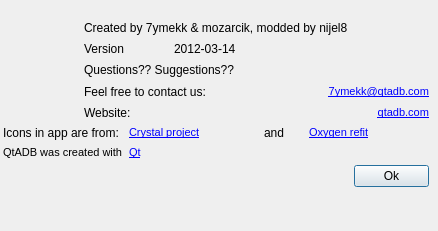
<?xml version="1.0" encoding="UTF-8"?>
<ui version="4.0">
 <class>AboutDialog</class>
 <widget class="QDialog" name="AboutDialog">
  <property name="windowModality">
   <enum>Qt::ApplicationModal</enum>
  </property>
  <property name="geometry">
   <rect>
    <x>0</x>
    <y>0</y>
    <width>438</width>
    <height>231</height>
   </rect>
  </property>
  <property name="sizePolicy">
   <sizepolicy hsizetype="Preferred" vsizetype="Preferred">
    <horstretch>0</horstretch>
    <verstretch>0</verstretch>
   </sizepolicy>
  </property>
  <property name="windowTitle">
   <string extracomment="About dialog title">QtADB - Your android manager</string>
  </property>
  <property name="windowOpacity">
   <double>1.000000000000000</double>
  </property>
  <property name="layoutDirection">
   <enum>Qt::LeftToRight</enum>
  </property>
  <property name="modal">
   <bool>true</bool>
  </property>
  <widget class="QWidget" name="layoutWidget">
   <property name="geometry">
    <rect>
     <x>-10</x>
     <y>0</y>
     <width>452</width>
     <height>208</height>
    </rect>
   </property>
   <layout class="QGridLayout" name="gridLayout">
    <item row="0" column="0" rowspan="10">
     <spacer name="horizontalSpacer_2">
      <property name="orientation">
       <enum>Qt::Horizontal</enum>
      </property>
      <property name="sizeType">
       <enum>QSizePolicy::Fixed</enum>
      </property>
      <property name="sizeHint" stdset="0">
       <size>
        <width>13</width>
        <height>198</height>
       </size>
      </property>
     </spacer>
    </item>
    <item row="0" column="1" colspan="8">
     <spacer name="verticalSpacer_3">
      <property name="orientation">
       <enum>Qt::Vertical</enum>
      </property>
      <property name="sizeType">
       <enum>QSizePolicy::Fixed</enum>
      </property>
      <property name="sizeHint" stdset="0">
       <size>
        <width>338</width>
        <height>13</height>
       </size>
      </property>
     </spacer>
    </item>
    <item row="0" column="9" rowspan="9">
     <spacer name="horizontalSpacer_3">
      <property name="orientation">
       <enum>Qt::Horizontal</enum>
      </property>
      <property name="sizeType">
       <enum>QSizePolicy::Fixed</enum>
      </property>
      <property name="sizeHint" stdset="0">
       <size>
        <width>13</width>
        <height>178</height>
       </size>
      </property>
     </spacer>
    </item>
    <item row="1" column="1" rowspan="5">
     <widget class="QLabel" name="label_2">
      <property name="minimumSize">
       <size>
        <width>90</width>
        <height>100</height>
       </size>
      </property>
      <property name="maximumSize">
       <size>
        <width>90</width>
        <height>100</height>
       </size>
      </property>
      <property name="text">
       <string/>
      </property>
      <property name="pixmap">
       <pixmap resource="../zasoby.qrc">:/icons/android.png</pixmap>
      </property>
      <property name="scaledContents">
       <bool>true</bool>
      </property>
     </widget>
    </item>
    <item row="1" column="2" colspan="6">
     <widget class="QLabel" name="label_4">
      <property name="text">
       <string>Created by 7ymekk &amp; mozarcik, modded by nijel8</string>
      </property>
     </widget>
    </item>
    <item row="2" column="2" colspan="2">
     <widget class="QLabel" name="label_5">
      <property name="text">
       <string>Version</string>
      </property>
     </widget>
    </item>
    <item row="2" column="4" colspan="3">
     <widget class="QLabel" name="versionLabel">
      <property name="layoutDirection">
       <enum>Qt::LeftToRight</enum>
      </property>
      <property name="text">
       <string notr="true">2012-03-14</string>
      </property>
     </widget>
    </item>
    <item row="3" column="2" colspan="6">
     <widget class="QLabel" name="label_6">
      <property name="text">
       <string>Questions?? Suggestions??</string>
      </property>
     </widget>
    </item>
    <item row="4" column="2" colspan="5">
     <widget class="QLabel" name="label_8">
      <property name="text">
       <string>Feel free to contact us:</string>
      </property>
     </widget>
    </item>
    <item row="4" column="7" colspan="2">
     <widget class="QLabel" name="label_7">
      <property name="layoutDirection">
       <enum>Qt::RightToLeft</enum>
      </property>
      <property name="text">
       <string notr="true">&lt;!DOCTYPE HTML PUBLIC &quot;-//W3C//DTD HTML 4.0//EN&quot; &quot;http://www.w3.org/TR/REC-html40/strict.dtd&quot;&gt;
&lt;html&gt;&lt;head&gt;&lt;meta name=&quot;qrichtext&quot; content=&quot;1&quot; /&gt;&lt;style type=&quot;text/css&quot;&gt;
p, li { white-space: pre-wrap; }
&lt;/style&gt;&lt;/head&gt;&lt;body style=&quot; font-family:'MS Shell Dlg 2'; font-size:8.25pt; font-weight:400; font-style:normal;&quot;&gt;
&lt;p align=&quot;right&quot; style=&quot; margin-top:0px; margin-bottom:0px; margin-left:0px; margin-right:0px; -qt-block-indent:0; text-indent:0px;&quot;&gt;&lt;a href=&quot;mailto:qtadb.manager@gmail.com&quot;&gt;&lt;span style=&quot; font-size:8pt; text-decoration: underline; color:#0000ff;&quot;&gt;7ymekk@qtadb.com&lt;/span&gt;&lt;/a&gt;&lt;/p&gt;&lt;/body&gt;&lt;/html&gt;</string>
      </property>
      <property name="openExternalLinks">
       <bool>true</bool>
      </property>
     </widget>
    </item>
    <item row="5" column="2" colspan="2">
     <widget class="QLabel" name="label_9">
      <property name="text">
       <string>Website:</string>
      </property>
     </widget>
    </item>
    <item row="5" column="4" colspan="5">
     <widget class="QLabel" name="label_10">
      <property name="text">
       <string notr="true">&lt;!DOCTYPE HTML PUBLIC &quot;-//W3C//DTD HTML 4.0//EN&quot; &quot;http://www.w3.org/TR/REC-html40/strict.dtd&quot;&gt;
&lt;html&gt;&lt;head&gt;&lt;meta name=&quot;qrichtext&quot; content=&quot;1&quot; /&gt;&lt;style type=&quot;text/css&quot;&gt;
p, li { white-space: pre-wrap; }
&lt;/style&gt;&lt;/head&gt;&lt;body style=&quot; font-family:'MS Shell Dlg 2'; font-size:8.25pt; font-weight:400; font-style:normal;&quot;&gt;
&lt;p align=&quot;right&quot; style=&quot; margin-top:0px; margin-bottom:0px; margin-left:0px; margin-right:0px; -qt-block-indent:0; text-indent:0px;&quot;&gt;&lt;a href=&quot;http://qtadb.com/&quot;&gt;&lt;span style=&quot; font-size:8pt; text-decoration: underline; color:#0000ff;&quot;&gt;qtadb.com&lt;/span&gt;&lt;/a&gt;&lt;/p&gt;&lt;/body&gt;&lt;/html&gt;</string>
      </property>
      <property name="openExternalLinks">
       <bool>true</bool>
      </property>
     </widget>
    </item>
    <item row="6" column="1" colspan="2">
     <widget class="QLabel" name="label">
      <property name="text">
       <string>Icons in app are from:</string>
      </property>
     </widget>
    </item>
    <item row="6" column="3" colspan="3">
     <widget class="QLabel" name="label_3">
      <property name="text">
       <string notr="true">&lt;!DOCTYPE HTML PUBLIC &quot;-//W3C//DTD HTML 4.0//EN&quot; &quot;http://www.w3.org/TR/REC-html40/strict.dtd&quot;&gt;
&lt;html&gt;&lt;head&gt;&lt;meta name=&quot;qrichtext&quot; content=&quot;1&quot; /&gt;&lt;style type=&quot;text/css&quot;&gt;
p, li { white-space: pre-wrap; }
&lt;/style&gt;&lt;/head&gt;&lt;body style=&quot; font-family:'MS Shell Dlg 2'; font-size:8.25pt; font-weight:400; font-style:normal;&quot;&gt;
&lt;p style=&quot; margin-top:0px; margin-bottom:0px; margin-left:0px; margin-right:0px; -qt-block-indent:0; text-indent:0px;&quot;&gt;&lt;a href=&quot;http://everaldo.com/crystal/&quot;&gt;&lt;span style=&quot; text-decoration: underline; color:#0000ff;&quot;&gt;Crystal project&lt;/span&gt;&lt;/a&gt;&lt;/p&gt;&lt;/body&gt;&lt;/html&gt;</string>
      </property>
      <property name="openExternalLinks">
       <bool>true</bool>
      </property>
     </widget>
    </item>
    <item row="6" column="6">
     <widget class="QLabel" name="label_13">
      <property name="text">
       <string>and</string>
      </property>
     </widget>
    </item>
    <item row="6" column="7" colspan="2">
     <widget class="QLabel" name="label_11">
      <property name="text">
       <string notr="true">&lt;!DOCTYPE HTML PUBLIC &quot;-//W3C//DTD HTML 4.0//EN&quot; &quot;http://www.w3.org/TR/REC-html40/strict.dtd&quot;&gt;
&lt;html&gt;&lt;head&gt;&lt;meta name=&quot;qrichtext&quot; content=&quot;1&quot; /&gt;&lt;style type=&quot;text/css&quot;&gt;
p, li { white-space: pre-wrap; }
&lt;/style&gt;&lt;/head&gt;&lt;body style=&quot; font-family:'MS Shell Dlg 2'; font-size:8.25pt; font-weight:400; font-style:normal;&quot;&gt;
&lt;p style=&quot; margin-top:0px; margin-bottom:0px; margin-left:0px; margin-right:0px; -qt-block-indent:0; text-indent:0px;&quot;&gt;&lt;a href=&quot;http://www.nanolx.org/artwork/item/75-oxygen-refit&quot;&gt;&lt;span style=&quot; text-decoration: underline; color:#0000ff;&quot;&gt;Oxygen refit&lt;/span&gt;&lt;/a&gt;&lt;/p&gt;&lt;/body&gt;&lt;/html&gt;</string>
      </property>
      <property name="openExternalLinks">
       <bool>true</bool>
      </property>
     </widget>
    </item>
    <item row="8" column="1" colspan="4">
     <spacer name="horizontalSpacer">
      <property name="orientation">
       <enum>Qt::Horizontal</enum>
      </property>
      <property name="sizeHint" stdset="0">
       <size>
        <width>161</width>
        <height>17</height>
       </size>
      </property>
     </spacer>
    </item>
    <item row="8" column="5" colspan="3">
     <widget class="QLabel" name="label_12">
      <property name="sizePolicy">
       <sizepolicy hsizetype="Fixed" vsizetype="Fixed">
        <horstretch>0</horstretch>
        <verstretch>0</verstretch>
       </sizepolicy>
      </property>
      <property name="minimumSize">
       <size>
        <width>80</width>
        <height>23</height>
       </size>
      </property>
      <property name="maximumSize">
       <size>
        <width>80</width>
        <height>23</height>
       </size>
      </property>
      <property name="text">
       <string notr="true">&lt;!DOCTYPE HTML PUBLIC &quot;-//W3C//DTD HTML 4.0//EN&quot; &quot;http://www.w3.org/TR/REC-html40/strict.dtd&quot;&gt;
&lt;html&gt;&lt;head&gt;&lt;meta name=&quot;qrichtext&quot; content=&quot;1&quot; /&gt;&lt;style type=&quot;text/css&quot;&gt;
p, li { white-space: pre-wrap; }
&lt;/style&gt;&lt;/head&gt;&lt;body style=&quot; font-family:'MS Shell Dlg 2'; font-size:8.25pt; font-weight:400; font-style:normal;&quot;&gt;
&lt;p style=&quot; margin-top:0px; margin-bottom:0px; margin-left:0px; margin-right:0px; -qt-block-indent:0; text-indent:0px;&quot;&gt;&lt;a href=&quot;https://www.paypal.com/cgi-bin/webscr?cmd=_s-xclick&amp;amp;hosted_button_id=5P6GM8DLCVMM6&quot;&gt;&lt;span style=&quot; text-decoration: underline; color:#0000ff;&quot;&gt;&lt;img src=&quot;:/icons/paypal.png&quot;&gt;&lt;/img&gt;&lt;/span&gt;&lt;/a&gt;&lt;/p&gt;&lt;/body&gt;&lt;/html&gt;</string>
      </property>
      <property name="openExternalLinks">
       <bool>true</bool>
      </property>
     </widget>
    </item>
    <item row="8" column="8">
     <widget class="QPushButton" name="okButton">
      <property name="text">
       <string>Ok</string>
      </property>
     </widget>
    </item>
    <item row="9" column="1" colspan="8">
     <spacer name="verticalSpacer_4">
      <property name="orientation">
       <enum>Qt::Vertical</enum>
      </property>
      <property name="sizeType">
       <enum>QSizePolicy::Fixed</enum>
      </property>
      <property name="sizeHint" stdset="0">
       <size>
        <width>338</width>
        <height>13</height>
       </size>
      </property>
     </spacer>
    </item>
    <item row="7" column="1" colspan="2">
     <widget class="QLabel" name="label_14">
      <property name="text">
       <string>&lt;!DOCTYPE HTML PUBLIC &quot;-//W3C//DTD HTML 4.0//EN&quot; &quot;http://www.w3.org/TR/REC-html40/strict.dtd&quot;&gt;
&lt;html&gt;&lt;head&gt;&lt;meta name=&quot;qrichtext&quot; content=&quot;1&quot; /&gt;&lt;style type=&quot;text/css&quot;&gt;
p, li { white-space: pre-wrap; }
&lt;/style&gt;&lt;/head&gt;&lt;body style=&quot; font-family:'MS Shell Dlg 2'; font-size:8.25pt; font-weight:400; font-style:normal;&quot;&gt;
&lt;p style=&quot; margin-top:0px; margin-bottom:0px; margin-left:0px; margin-right:0px; -qt-block-indent:0; text-indent:0px;&quot;&gt;&lt;span style=&quot; font-size:8pt;&quot;&gt;QtADB was created with&lt;/span&gt;&lt;/p&gt;&lt;/body&gt;&lt;/html&gt;</string>
      </property>
     </widget>
    </item>
    <item row="7" column="3">
     <widget class="QLabel" name="label_15">
      <property name="text">
       <string>&lt;!DOCTYPE HTML PUBLIC &quot;-//W3C//DTD HTML 4.0//EN&quot; &quot;http://www.w3.org/TR/REC-html40/strict.dtd&quot;&gt;
&lt;html&gt;&lt;head&gt;&lt;meta name=&quot;qrichtext&quot; content=&quot;1&quot; /&gt;&lt;style type=&quot;text/css&quot;&gt;
p, li { white-space: pre-wrap; }
&lt;/style&gt;&lt;/head&gt;&lt;body style=&quot; font-family:'MS Shell Dlg 2'; font-size:8.25pt; font-weight:400; font-style:normal;&quot;&gt;
&lt;p style=&quot; margin-top:0px; margin-bottom:0px; margin-left:0px; margin-right:0px; -qt-block-indent:0; text-indent:0px;&quot;&gt;&lt;a href=&quot;http://qt.nokia.com&quot;&gt;&lt;span style=&quot; text-decoration: underline; color:#0000ff;&quot;&gt;Qt&lt;/span&gt;&lt;/a&gt;&lt;/p&gt;&lt;/body&gt;&lt;/html&gt;</string>
      </property>
     </widget>
    </item>
   </layout>
  </widget>
 </widget>
 <resources>
  <include location="../zasoby.qrc"/>
 </resources>
 <connections/>
</ui>
